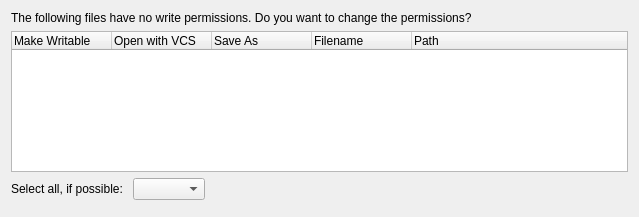
<?xml version="1.0" encoding="UTF-8"?>
<ui version="4.0">
 <class>Core::Internal::ReadOnlyFilesDialog</class>
 <widget class="QDialog" name="Core::Internal::ReadOnlyFilesDialog">
  <property name="geometry">
   <rect>
    <x>0</x>
    <y>0</y>
    <width>639</width>
    <height>217</height>
   </rect>
  </property>
  <property name="windowTitle">
   <string>Files Without Write Permissions</string>
  </property>
  <layout class="QVBoxLayout" name="verticalLayout">
   <item>
    <widget class="QLabel" name="msgLabel">
     <property name="text">
      <string>The following files have no write permissions. Do you want to change the permissions?</string>
     </property>
    </widget>
   </item>
   <item>
    <widget class="QTreeWidget" name="treeWidget">
     <property name="selectionMode">
      <enum>QAbstractItemView::NoSelection</enum>
     </property>
     <property name="textElideMode">
      <enum>Qt::ElideLeft</enum>
     </property>
     <property name="indentation">
      <number>0</number>
     </property>
     <property name="uniformRowHeights">
      <bool>true</bool>
     </property>
     <property name="itemsExpandable">
      <bool>false</bool>
     </property>
     <property name="columnCount">
      <number>5</number>
     </property>
     <column>
      <property name="text">
       <string>Make Writable</string>
      </property>
     </column>
     <column>
      <property name="text">
       <string>Open with VCS</string>
      </property>
     </column>
     <column>
      <property name="text">
       <string>Save As</string>
      </property>
     </column>
     <column>
      <property name="text">
       <string notr="true">Filename</string>
      </property>
     </column>
     <column>
      <property name="text">
       <string>Path</string>
      </property>
     </column>
    </widget>
   </item>
   <item>
    <layout class="QHBoxLayout" name="setAllLayout">
     <item>
      <widget class="QLabel" name="setAllLabel">
       <property name="text">
        <string>Select all, if possible: </string>
       </property>
      </widget>
     </item>
     <item>
      <widget class="QComboBox" name="setAll"/>
     </item>
     <item>
      <spacer name="horizontalSpacer">
       <property name="orientation">
        <enum>Qt::Horizontal</enum>
       </property>
       <property name="sizeHint" stdset="0">
        <size>
         <width>40</width>
         <height>20</height>
        </size>
       </property>
      </spacer>
     </item>
    </layout>
   </item>
   <item>
    <widget class="QDialogButtonBox" name="buttonBox">
     <property name="orientation">
      <enum>Qt::Horizontal</enum>
     </property>
     <property name="standardButtons">
      <set>QDialogButtonBox::NoButton</set>
     </property>
    </widget>
   </item>
  </layout>
 </widget>
 <resources/>
 <connections>
  <connection>
   <sender>buttonBox</sender>
   <signal>accepted()</signal>
   <receiver>Core::Internal::ReadOnlyFilesDialog</receiver>
   <slot>accept()</slot>
   <hints>
    <hint type="sourcelabel">
     <x>248</x>
     <y>254</y>
    </hint>
    <hint type="destinationlabel">
     <x>157</x>
     <y>274</y>
    </hint>
   </hints>
  </connection>
  <connection>
   <sender>buttonBox</sender>
   <signal>rejected()</signal>
   <receiver>Core::Internal::ReadOnlyFilesDialog</receiver>
   <slot>reject()</slot>
   <hints>
    <hint type="sourcelabel">
     <x>316</x>
     <y>260</y>
    </hint>
    <hint type="destinationlabel">
     <x>286</x>
     <y>274</y>
    </hint>
   </hints>
  </connection>
 </connections>
</ui>
